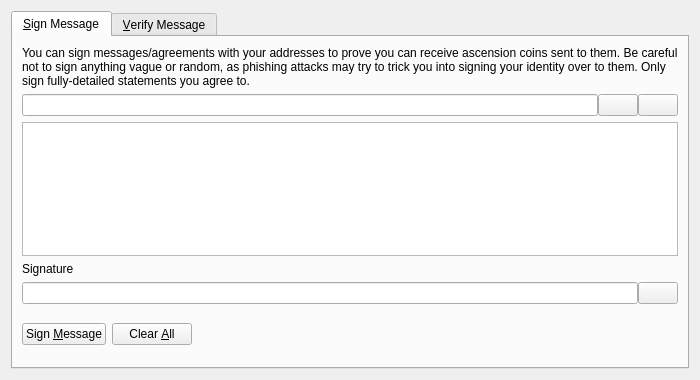
<?xml version="1.0" encoding="UTF-8"?>
<ui version="4.0">
 <class>SignVerifyMessageDialog</class>
 <widget class="QDialog" name="SignVerifyMessageDialog">
  <property name="geometry">
   <rect>
    <x>0</x>
    <y>0</y>
    <width>700</width>
    <height>380</height>
   </rect>
  </property>
  <property name="windowTitle">
   <string>Signatures - Sign / Verify a Message</string>
  </property>
  <property name="modal">
   <bool>true</bool>
  </property>
  <layout class="QVBoxLayout" name="verticalLayout">
   <item>
    <widget class="QTabWidget" name="tabWidget">
     <property name="currentIndex">
      <number>0</number>
     </property>
     <widget class="QWidget" name="tabSignMessage">
      <attribute name="title">
       <string>&amp;Sign Message</string>
      </attribute>
      <layout class="QVBoxLayout" name="verticalLayout_SM">
       <item>
        <widget class="QLabel" name="infoLabel_SM">
         <property name="text">
          <string>You can sign messages/agreements with your addresses to prove you can receive ascension coins sent to them. Be careful not to sign anything vague or random, as phishing attacks may try to trick you into signing your identity over to them. Only sign fully-detailed statements you agree to.</string>
         </property>
         <property name="textFormat">
          <enum>Qt::PlainText</enum>
         </property>
         <property name="wordWrap">
          <bool>true</bool>
         </property>
        </widget>
       </item>
       <item>
        <layout class="QHBoxLayout" name="horizontalLayout_1_SM">
         <property name="spacing">
          <number>0</number>
         </property>
         <item>
          <widget class="QValidatedLineEdit" name="addressIn_SM">
           <property name="toolTip">
            <string>The Ascension address to sign the message with</string>
           </property>
          </widget>
         </item>
         <item>
          <widget class="QPushButton" name="addressBookButton_SM">
           <property name="toolTip">
            <string>Choose previously used address</string>
           </property>
           <property name="text">
            <string/>
           </property>
           <property name="icon">
            <iconset resource="../bitcoin.qrc">
             <normaloff>:/icons/address-book</normaloff>:/icons/address-book</iconset>
           </property>
           <property name="shortcut">
            <string>Alt+A</string>
           </property>
           <property name="autoDefault">
            <bool>false</bool>
           </property>
          </widget>
         </item>
         <item>
          <widget class="QPushButton" name="pasteButton_SM">
           <property name="toolTip">
            <string>Paste address from clipboard</string>
           </property>
           <property name="text">
            <string/>
           </property>
           <property name="icon">
            <iconset resource="../bitcoin.qrc">
             <normaloff>:/icons/editpaste</normaloff>:/icons/editpaste</iconset>
           </property>
           <property name="shortcut">
            <string>Alt+P</string>
           </property>
           <property name="autoDefault">
            <bool>false</bool>
           </property>
          </widget>
         </item>
        </layout>
       </item>
       <item>
        <widget class="QPlainTextEdit" name="messageIn_SM">
         <property name="toolTip">
          <string>Enter the message you want to sign here</string>
         </property>
        </widget>
       </item>
       <item>
        <widget class="QLabel" name="signatureLabel_SM">
         <property name="text">
          <string>Signature</string>
         </property>
         <property name="textFormat">
          <enum>Qt::PlainText</enum>
         </property>
        </widget>
       </item>
       <item>
        <layout class="QHBoxLayout" name="horizontalLayout_2_SM">
         <property name="spacing">
          <number>0</number>
         </property>
         <item>
          <widget class="QLineEdit" name="signatureOut_SM">
           <property name="font">
            <font>
             <italic>true</italic>
            </font>
           </property>
           <property name="readOnly">
            <bool>true</bool>
           </property>
          </widget>
         </item>
         <item>
          <widget class="QPushButton" name="copySignatureButton_SM">
           <property name="toolTip">
            <string>Copy the current signature to the system clipboard</string>
           </property>
           <property name="text">
            <string/>
           </property>
           <property name="icon">
            <iconset resource="../bitcoin.qrc">
             <normaloff>:/icons/editcopy</normaloff>:/icons/editcopy</iconset>
           </property>
           <property name="autoDefault">
            <bool>false</bool>
           </property>
          </widget>
         </item>
        </layout>
       </item>
       <item>
        <layout class="QHBoxLayout" name="horizontalLayout_3_SM">
         <item>
          <widget class="QPushButton" name="signMessageButton_SM">
           <property name="toolTip">
            <string>Sign the message to prove you own this Ascension address</string>
           </property>
           <property name="text">
            <string>Sign &amp;Message</string>
           </property>
           <property name="icon">
            <iconset resource="../bitcoin.qrc">
             <normaloff>:/icons/edit</normaloff>:/icons/edit</iconset>
           </property>
           <property name="autoDefault">
            <bool>false</bool>
           </property>
          </widget>
         </item>
         <item>
          <widget class="QPushButton" name="clearButton_SM">
           <property name="toolTip">
            <string>Reset all sign message fields</string>
           </property>
           <property name="text">
            <string>Clear &amp;All</string>
           </property>
           <property name="icon">
            <iconset resource="../bitcoin.qrc">
             <normaloff>:/icons/remove</normaloff>:/icons/remove</iconset>
           </property>
           <property name="autoDefault">
            <bool>false</bool>
           </property>
          </widget>
         </item>
         <item>
          <spacer name="horizontalSpacer_1_SM">
           <property name="orientation">
            <enum>Qt::Horizontal</enum>
           </property>
           <property name="sizeHint" stdset="0">
            <size>
             <width>40</width>
             <height>48</height>
            </size>
           </property>
          </spacer>
         </item>
         <item>
          <widget class="QLabel" name="statusLabel_SM">
           <property name="font">
            <font>
             <weight>75</weight>
             <bold>true</bold>
            </font>
           </property>
           <property name="text">
            <string/>
           </property>
           <property name="wordWrap">
            <bool>true</bool>
           </property>
          </widget>
         </item>
         <item>
          <spacer name="horizontalSpacer_2_SM">
           <property name="orientation">
            <enum>Qt::Horizontal</enum>
           </property>
           <property name="sizeHint" stdset="0">
            <size>
             <width>40</width>
             <height>48</height>
            </size>
           </property>
          </spacer>
         </item>
        </layout>
       </item>
      </layout>
     </widget>
     <widget class="QWidget" name="tabVerifyMessage">
      <attribute name="title">
       <string>&amp;Verify Message</string>
      </attribute>
      <layout class="QVBoxLayout" name="verticalLayout_VM">
       <item>
        <widget class="QLabel" name="infoLabel_VM">
         <property name="text">
          <string>Enter the receiver's address, message (ensure you copy line breaks, spaces, tabs, etc. exactly) and signature below to verify the message. Be careful not to read more into the signature than what is in the signed message itself, to avoid being tricked by a man-in-the-middle attack. Note that this only proves the signing party receives with the address, it cannot prove sendership of any transaction!</string>
         </property>
         <property name="textFormat">
          <enum>Qt::PlainText</enum>
         </property>
         <property name="alignment">
          <set>Qt::AlignLeading|Qt::AlignLeft|Qt::AlignTop</set>
         </property>
         <property name="wordWrap">
          <bool>true</bool>
         </property>
        </widget>
       </item>
       <item>
        <layout class="QHBoxLayout" name="horizontalLayout_1_VM">
         <property name="spacing">
          <number>0</number>
         </property>
         <item>
          <widget class="QValidatedLineEdit" name="addressIn_VM">
           <property name="toolTip">
            <string>The Ascension address the message was signed with</string>
           </property>
          </widget>
         </item>
         <item>
          <widget class="QPushButton" name="addressBookButton_VM">
           <property name="toolTip">
            <string>Choose previously used address</string>
           </property>
           <property name="text">
            <string/>
           </property>
           <property name="icon">
            <iconset resource="../bitcoin.qrc">
             <normaloff>:/icons/address-book</normaloff>:/icons/address-book</iconset>
           </property>
           <property name="shortcut">
            <string>Alt+A</string>
           </property>
           <property name="autoDefault">
            <bool>false</bool>
           </property>
          </widget>
         </item>
        </layout>
       </item>
       <item>
        <widget class="QPlainTextEdit" name="messageIn_VM"/>
       </item>
       <item>
        <widget class="QValidatedLineEdit" name="signatureIn_VM"/>
       </item>
       <item>
        <layout class="QHBoxLayout" name="horizontalLayout_2_VM">
         <item>
          <widget class="QPushButton" name="verifyMessageButton_VM">
           <property name="toolTip">
            <string>Verify the message to ensure it was signed with the specified Ascension address</string>
           </property>
           <property name="text">
            <string>Verify &amp;Message</string>
           </property>
           <property name="icon">
            <iconset resource="../bitcoin.qrc">
             <normaloff>:/icons/transaction_0</normaloff>:/icons/transaction_0</iconset>
           </property>
           <property name="autoDefault">
            <bool>false</bool>
           </property>
          </widget>
         </item>
         <item>
          <widget class="QPushButton" name="clearButton_VM">
           <property name="toolTip">
            <string>Reset all verify message fields</string>
           </property>
           <property name="text">
            <string>Clear &amp;All</string>
           </property>
           <property name="icon">
            <iconset resource="../bitcoin.qrc">
             <normaloff>:/icons/remove</normaloff>:/icons/remove</iconset>
           </property>
           <property name="autoDefault">
            <bool>false</bool>
           </property>
          </widget>
         </item>
         <item>
          <spacer name="horizontalSpacer_1_VM">
           <property name="orientation">
            <enum>Qt::Horizontal</enum>
           </property>
           <property name="sizeHint" stdset="0">
            <size>
             <width>40</width>
             <height>48</height>
            </size>
           </property>
          </spacer>
         </item>
         <item>
          <widget class="QLabel" name="statusLabel_VM">
           <property name="font">
            <font>
             <weight>75</weight>
             <bold>true</bold>
            </font>
           </property>
           <property name="text">
            <string/>
           </property>
           <property name="wordWrap">
            <bool>true</bool>
           </property>
          </widget>
         </item>
         <item>
          <spacer name="horizontalSpacer_2_VM">
           <property name="orientation">
            <enum>Qt::Horizontal</enum>
           </property>
           <property name="sizeHint" stdset="0">
            <size>
             <width>40</width>
             <height>48</height>
            </size>
           </property>
          </spacer>
         </item>
        </layout>
       </item>
      </layout>
     </widget>
    </widget>
   </item>
  </layout>
 </widget>
 <customwidgets>
  <customwidget>
   <class>QValidatedLineEdit</class>
   <extends>QLineEdit</extends>
   <header>qvalidatedlineedit.h</header>
  </customwidget>
 </customwidgets>
 <resources>
  <include location="../bitcoin.qrc"/>
 </resources>
 <connections/>
</ui>
